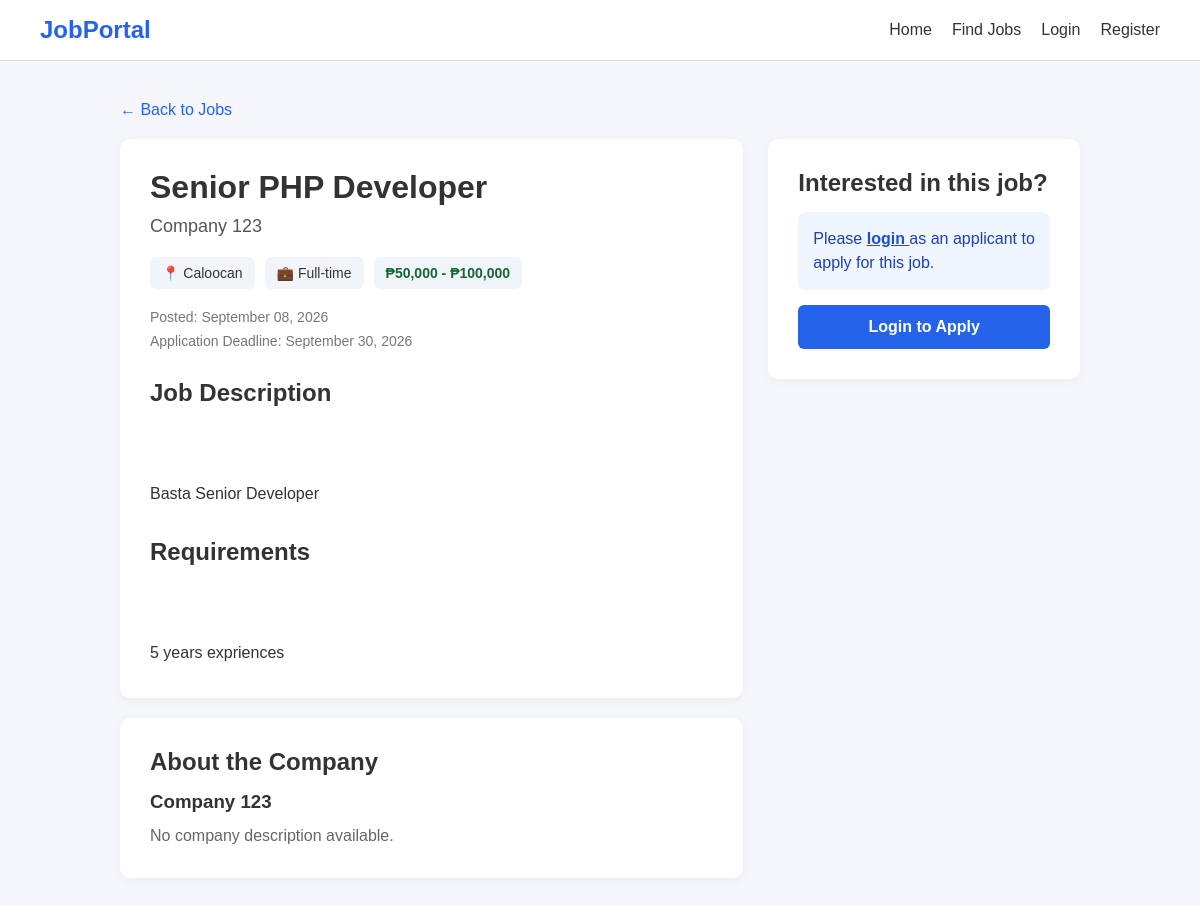
Page /jobs/view.php?id=3 on the committed database.
### tables this page shows
CREATE TABLE `jobs` (
  `id` int(10) UNSIGNED NOT NULL,
  `employer_id` int(10) UNSIGNED NOT NULL,
  `job_title` varchar(255) NOT NULL,
  `description` text NOT NULL,
  `requirements` text DEFAULT NULL,
  `location` varchar(255) DEFAULT NULL,
  `employment_type` enum('Full-time','Part-time','Contract','Internship','Freelance') NOT NULL DEFAULT 'Full-time',
  `salary_min` decimal(12,2) DEFAULT NULL,
  `salary_max` decimal(12,2) DEFAULT NULL,
  `is_remote` tinyint(1) NOT NULL DEFAULT 0,
  `status` enum('pending','approved','rejected','closed') NOT NULL DEFAULT 'pending',
  `application_deadline` date DEFAULT NULL,
  `created_at` timestamp NOT NULL DEFAULT current_timestamp(),
  `updated_at` timestamp NOT NULL DEFAULT current_timestamp() ON UPDATE current_timestamp()
);

CREATE TABLE `employers` (
  `id` int(10) UNSIGNED NOT NULL,
  `user_id` int(10) UNSIGNED NOT NULL,
  `company_name` varchar(255) NOT NULL,
  `company_description` text DEFAULT NULL,
  `company_logo` varchar(255) DEFAULT NULL,
  `contact_person` varchar(150) DEFAULT NULL,
  `contact_number` varchar(50) DEFAULT NULL,
  `address` varchar(255) DEFAULT NULL,
  `created_at` timestamp NOT NULL DEFAULT current_timestamp(),
  `updated_at` timestamp NOT NULL DEFAULT current_timestamp() ON UPDATE current_timestamp()
);

### jobs/view.php (the view, shortened to what this page needs)
<?php
require_once "../config/database.php";
$jobId = isset($_GET["id"])
    ? (int) $_GET["id"]
    : 0;
$stmt = $pdo->prepare("
    SELECT
        j.id,
        j.job_title,
        j.description,
        j.requirements,
        j.location,
        j.employment_type,
        j.salary_min,
        j.salary_max,
        j.is_remote,
        j.application_deadline,
        j.created_at,
        e.id AS employer_id,
        e.company_name,
        e.company_description,
        e.company_logo,
        e.contact_person
    FROM jobs j
    INNER JOIN employers e
        ON j.employer_id = e.id
    WHERE j.id = ?
    AND j.status = 'approved'
    AND LOWER(j.location) LIKE '%caloocan%'
    LIMIT 1
");
$stmt->execute([$jobId]);
$job = $stmt->fetch();
$alreadyApplied = false;
?>
<!DOCTYPE html>
<html lang="en">
<head>
</head>
<body>
<nav class="navbar">
    <div class="logo">
        JobPortal
    </div>
    <div class="nav-links">
        <a href="../index.php">
            Home
        </a>
        <a href="index.php">
            Find Jobs
        </a>
        <?php if (isset($_SESSION["user_id"])): ?>
            <?php if (
                $_SESSION["role"] === "applicant"
            ): ?>
                <a href="../applicant/dashboard.php">
                    Dashboard
                </a>
            <?php elseif (
                $_SESSION["role"] === "employer"
            ): ?>
                <a href="../employer/dashboard.php">
                    Dashboard
                </a>
            <?php endif; ?>
            <a href="../logout.php">
                Logout
            </a>
        <?php else: ?>
            <a href="../login.php">
                Login
            </a>
            <a href="../register.php">
                Register
            </a>
        <?php endif; ?>
    </div>
</nav>
<div class="container">
    <a href="index.php" class="back">
        ← Back to Jobs
    </a>
    <div class="grid">
        <div>
            <div class="card">
                <h1>
                    <?= htmlspecialchars(
                        $job["job_title"]
                    ) ?>
                </h1>
                <div class="company">
                    <?= htmlspecialchars(
                        $job["company_name"]
                    ) ?>
                </div>
                <div class="meta">
                    <span>
                        📍
                        <?= htmlspecialchars(
                            $job["location"]
                            ?? "Not specified"
                        ) ?>
                    </span>
                    <span>
                        💼
                        <?= htmlspecialchars(
                            $job["employment_type"]
                        ) ?>
                    </span>
                    <?php if (
                        $job["salary_min"] !== null
                        || $job["salary_max"] !== null
                    ): ?>
                        <span class="salary">
                            ₱<?= number_format(
                                $job["salary_min"] ?? 0,
                                0
                            ) ?>
                            -
                            ₱<?= number_format(
                                $job["salary_max"] ?? 0,
                                0
                            ) ?>
                        </span>
                    <?php endif; ?>
                </div>
                <div class="date">
                    Posted:
                    <?= date(
                        "F d, Y",
                        strtotime($job["created_at"])
                    ) ?>
                </div>
                <?php if (
                    !empty($job["application_deadline"])
                ): ?>
                    <div class="date"
                         style="margin-top:8px;">
                        Application Deadline:
                        <?= date(
                            "F d, Y",
                            strtotime(
                                $job["application_deadline"]
                            )
                        ) ?>
                    </div>
                <?php endif; ?>
                <div class="section">
                    <h2>
                        Job Description
                    </h2>
                    <p>
                        <?= htmlspecialchars(
                            $job["description"]
                        ) ?>
                    </p>
                </div>
                <?php if (
                    !empty($job["requirements"])
                ): ?>
                    <div class="section">
                        <h2>
                            Requirements
                        </h2>
                        <p>
                            <?= htmlspecialchars(
                                $job["requirements"]
                            ) ?>
                        </p>
                    </div>
                <?php endif; ?>
            </div>
            <div class="card company-card">
                <h2>
                    About the Company
                </h2>
                <h3>
                    <?= htmlspecialchars(
                        $job["company_name"]
                    ) ?>
                </h3>
                <?php if (
                    !empty($job["company_description"])
                ): ?>
                    <p>
                        <?= htmlspecialchars(
                            $job["company_description"]
                        ) ?>
                    </p>
                <?php else: ?>
                    <p>
                        No company description available.
                    </p>
                <?php endif; ?>
            </div>
        </div>
        <div>
            <div class="card">
                <h2>
                    Interested in this job?
                </h2>
                <?php if (!isset($_SESSION["user_id"])): ?>
                    <div class="login-message">
                        Please
                        <a href="../login.php">
                            login
                        </a>
                        as an applicant to apply for this job.
                    </div>
                    <a
                        href="../login.php"
                        class="apply-btn"
                    >
                        Login to Apply
                    </a>
                <?php elseif (
                    $_SESSION["role"] !== "applicant"
                ): ?>
                    <div class="login-message">
                        Only applicants can apply for jobs.
                    </div>
                <?php endif; ?>
            </div>
        </div>
    </div>
</div>
</body>
</html>

### jobs/view.php (style rules this page uses)
* { box-sizing: border-box; margin: 0; padding: 0; }
body { font-family: Arial, sans-serif; background: #f5f7fb; color: #333; }
.navbar { background: white; border-bottom: 1px solid #ddd; padding: 16px 40px; display: flex; justify-content: space-between; align-items: center; }
.logo { font-size: 24px; font-weight: bold; color: #2563eb; }
.nav-links { display: flex; gap: 20px; align-items: center; }
.nav-links a { text-decoration: none; color: #333; }
.container { max-width: 1000px; margin: 40px auto; padding: 0 20px; }
.back { display: inline-block; margin-bottom: 20px; text-decoration: none; color: #2563eb; }
.grid { display: grid; grid-template-columns: 2fr 1fr; gap: 25px; }
.card { background: white; padding: 30px; border-radius: 10px; box-shadow: 0 2px 10px rgba(0,0,0,0.05); margin-bottom: 20px; }
h1 { margin-bottom: 10px; }
h2 { margin-bottom: 15px; }
.company { color: #555; font-size: 18px; margin-bottom: 20px; }
.meta { display: flex; flex-wrap: wrap; gap: 10px; margin-bottom: 20px; }
.meta span { background: #f1f5f9; padding: 8px 12px; border-radius: 6px; font-size: 14px; }
.salary { color: #166534; font-weight: bold; }
.section { margin-top: 30px; }
.section p { line-height: 1.8; white-space: pre-line; }
.apply-btn { display: block; width: 100%; text-align: center; padding: 13px; background: #2563eb; color: white; text-decoration: none; border-radius: 6px; font-weight: bold; }
.login-message { background: #eff6ff; color: #1e40af; padding: 15px; border-radius: 7px; margin-bottom: 15px; line-height: 1.5; }
.login-message a { color: #1d4ed8; font-weight: bold; }
.company-card h3 { margin-bottom: 10px; }
.company-card p { color: #666; line-height: 1.6; }
.date { color: #777; font-size: 14px; }

### rows in the picture
jobs: job_title "Senior PHP Developer", employer.company_name "Company 123", location "Caloocan", employment_type "Full-time", salary_min "50,000", salary_max "100,000", created_at "September 08, 2026", application_deadline "September 30, 2026", description "Basta Senior Developer", requirements "5 years expriences"
